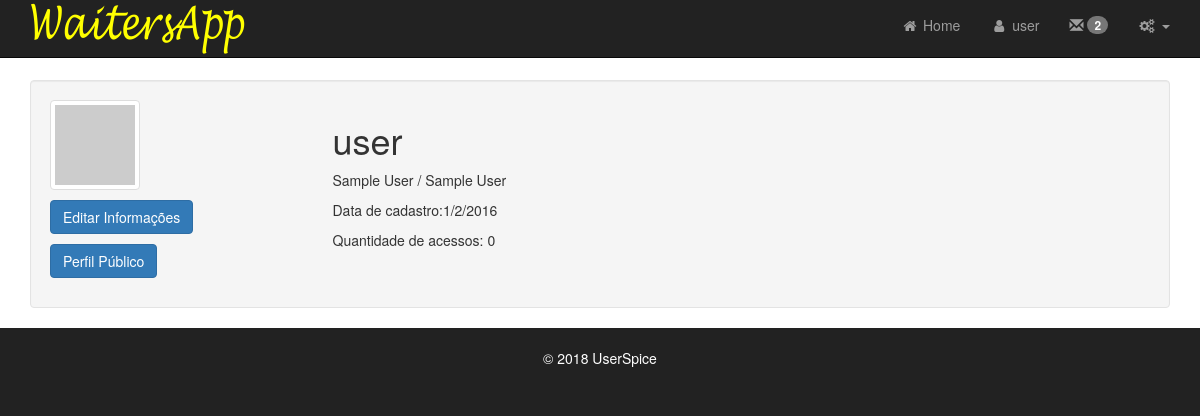
Screenshot of /users/account.php (signed in) with the database file from the repository.
### tables this page shows
CREATE TABLE `menus` (
  `id` int(10) NOT NULL,
  `menu_title` varchar(255) NOT NULL,
  `parent` int(10) NOT NULL,
  `dropdown` int(1) NOT NULL,
  `logged_in` int(1) NOT NULL,
  `display_order` int(10) NOT NULL,
  `label` varchar(255) NOT NULL,
  `link` varchar(255) NOT NULL,
  `icon_class` varchar(255) NOT NULL
);

CREATE TABLE `settings` (
  `id` int(50) NOT NULL,
  `recaptcha` int(1) NOT NULL DEFAULT '0',
  `force_ssl` int(1) NOT NULL,
  `css_sample` int(1) NOT NULL,
  `us_css1` varchar(255) NOT NULL,
  `us_css2` varchar(255) NOT NULL,
  `us_css3` varchar(255) NOT NULL,
  `site_name` varchar(100) NOT NULL,
  `language` varchar(255) NOT NULL,
  `track_guest` int(1) NOT NULL,
  `site_offline` int(1) NOT NULL,
  `force_pr` int(1) NOT NULL,
  `glogin` int(1) NOT NULL DEFAULT '0',
  `fblogin` int(1) NOT NULL,
  `gid` varchar(255) NOT NULL,
  `gsecret` varchar(255) NOT NULL,
  `gredirect` varchar(255) NOT NULL,
  `ghome` varchar(255) NOT NULL,
  `fbid` varchar(255) NOT NULL,
  `fbsecret` varchar(255) NOT NULL,
  `fbcallback` varchar(255) NOT NULL,
  `graph_ver` varchar(255) NOT NULL,
  `finalredir` varchar(255) NOT NULL,
  `req_cap` int(1) NOT NULL,
  `req_num` int(1) NOT NULL,
  `min_pw` int(2) NOT NULL,
  `max_pw` int(3) NOT NULL,
  `min_un` int(2) NOT NULL,
  `max_un` int(3) NOT NULL,
  `messaging` int(1) NOT NULL,
  `snooping` int(1) NOT NULL,
  `echouser` int(11) NOT NULL,
  `wys` int(1) NOT NULL,
  `change_un` int(1) NOT NULL,
  `backup_dest` varchar(255) NOT NULL,
  `backup_source` varchar(255) NOT NULL,
  `backup_table` varchar(255) NOT NULL,
  `msg_notification` int(1) NOT NULL,
  `permission_restriction` int(1) NOT NULL,
  `auto_assign_un` int(1) NOT NULL,
  `page_permission_restriction` int(1) NOT NULL,
  `msg_blocked_users` int(1) NOT NULL,
  `msg_default_to` int(1) NOT NULL,
  `notifications` int(1) NOT NULL,
  `notif_daylimit` int(3) NOT NULL,
  `recap_public` varchar(100) NOT NULL,
  `recap_private` varchar(100) NOT NULL,
  `page_default_private` int(1) NOT NULL,
  `navigation_type` tinyint(1) NOT NULL,
  `copyright` varchar(255) NOT NULL,
  `custom_settings` int(1) NOT NULL,
  `system_announcement` varchar(255) NOT NULL,
  `twofa` int(1) DEFAULT '0'
);

CREATE TABLE `users` (
  `id` int(11) NOT NULL,
  `email` varchar(155) NOT NULL,
  `email_new` varchar(155) DEFAULT NULL,
  `username` varchar(255) NOT NULL,
  `password` varchar(255) NOT NULL,
  `fname` varchar(255) NOT NULL,
  `lname` varchar(255) NOT NULL,
  `permissions` int(11) NOT NULL,
  `logins` int(100) NOT NULL,
  `account_owner` tinyint(4) NOT NULL DEFAULT '0',
  `account_id` int(11) NOT NULL DEFAULT '0',
  `company` varchar(255) NOT NULL,
  `join_date` datetime NOT NULL,
  `last_login` datetime NOT NULL,
  `email_verified` tinyint(4) NOT NULL DEFAULT '0',
  `vericode` varchar(15) NOT NULL,
  `active` int(1) NOT NULL,
  `oauth_provider` varchar(255) NOT NULL,
  `oauth_uid` varchar(255) NOT NULL,
  `gender` varchar(10) NOT NULL,
  `locale` varchar(10) NOT NULL,
  `gpluslink` varchar(255) NOT NULL,
  `picture` varchar(255) NOT NULL,
  `created` datetime NOT NULL,
  `modified` datetime NOT NULL,
  `fb_uid` varchar(255) NOT NULL,
  `un_changed` int(1) NOT NULL,
  `msg_exempt` int(1) NOT NULL DEFAULT '0',
  `last_confirm` datetime DEFAULT NULL,
  `protected` int(1) NOT NULL DEFAULT '0',
  `dev_user` int(1) NOT NULL DEFAULT '0',
  `msg_notification` int(1) NOT NULL DEFAULT '1',
  `force_pr` int(1) NOT NULL DEFAULT '0',
  `twoKey` varchar(16) DEFAULT NULL,
  `twoEnabled` int(1) DEFAULT '0',
  `cloak_allowed` tinyint(1) NOT NULL DEFAULT '0'
);

### users/account.php (the view, shortened to what the rows shown need)
<?php require_once 'init.php'; ?>
<?php require_once $abs_us_root.$us_url_root.'users/includes/header.php'; ?>
<?php require_once $abs_us_root.$us_url_root.'users/includes/navigation.php'; ?>
<?php
$raw = date_parse($user->data()->join_date);
$signupdate = $raw['month']."/".$raw['day']."/".$raw['year'];
 ?>
<div id="page-wrapper">
<div class="container">
<div class="well">
<div class="row">
	<div class="col-xs-12 col-md-9">
		<h1><?=echousername($user->data()->id)?></h1>
		<p><?=ucfirst($user->data()->fname)." ".ucfirst($user->data()->lname)?> / <?=echouser($user->data()->id)?></p>
		<p>Data de cadastro:<?=$signupdate?></p>
		<p>Quantidade de acessos: <?=$user->data()->logins?></p>
	</div>
</div>
</div>
</div>
</div>
<?php require_once $abs_us_root.$us_url_root.'users/includes/html_footer.php';  ?>

### users/includes/database-navigation.php (shortened to what the rows shown need)
  <?php
  $settingsQ = $db->query("SELECT * FROM settings");
  $settings = $settingsQ->first();
  $main_nav_all = $db->query("SELECT * FROM menus WHERE menu_title='main' ORDER BY display_order");
  $main_nav=$main_nav_all->results(true);
  $prep=prepareMenuTree($main_nav);
  ?>
  <div class="navbar navbar-fixed-top navbar-inverse" role="navigation">
  	<div class="container">
    <div id="navbar_test" class="navbar-collapse collapse">
  	<ul class="nav navbar-nav navbar-right">
  <?php
  foreach ($prep as $key => $value) {
    $authorizedGroups = array();
    foreach (fetchGroupsByMenu($value['id']) as $g) {
    	$authorizedGroups[] = $g->group_id;
    }
  	if (sizeof($value['children'])==0) {
  		if ($user->isLoggedIn()) {
        if((hasPerm($authorizedGroups,$user->data()->id) || in_array(0,$authorizedGroups)) && $value['logged_in']==1) {
          if($value['label']=='{{notifications}}') {
              $itemString='';
           }
          elseif($value['label']=='{{messages}}') {
              $itemString='';
              if($settings->messaging==1) {
                  $itemString='<li><a href="'.$us_url_root.'users/messages.php"><i class="glyphicon glyphicon-envelope"></i> <span id="msgCount" class="badge" style="margin-top: -5px">';
                  if($msgC > 0) $itemString.= $msgC;
                  $itemString.='</span></a></li>'; }
           }
          else {
          $itemString = prepareItemString($value,$user->data()->id);
          $itemString = str_replace('{{username}}',$user->data()->username,$itemString);
          $itemString = str_replace('{{fname}}',$user->data()->fname,$itemString);
          $itemString = str_replace('{{lname}}',$user->data()->lname,$itemString); }
  				echo $itemString;
  			}
  		} else {
  			if ($value['logged_in']==0) {
  				echo prepareItemString($value,0);
  			}
  		}
  	} else {
  		if ($user->isLoggedIn()) {
  			if((hasPerm($authorizedGroups,$user->data()->id) || in_array(0,$authorizedGroups)) && $value['logged_in']==1) {
  				$dropdownString=prepareDropdownString($value,$user->data()->id);
  				$dropdownString=str_replace('{{username}}',$user->data()->username,$dropdownString);
  				echo $dropdownString;
  			}
  		} else {
  			if ($value['logged_in']==0) {
  				$dropdownString=prepareDropdownString($value,0);
  				echo $dropdownString;
  			}
  		}
  	}
  }
  ?>
  	</ul>
    </div>
  </div>
</div>

### users/helpers/menus.php (shortened to what the rows shown need)
<?php
function prepareMenuTree($menuResults){
	$treeManager = treeManager::get();
	$menuTree = $treeManager->getTree($menuResults, 'id','parent','display_order');
	return $menuTree;
}
function prepareDropdownString($menuItem,$user_id){
	$itemString='';
	$itemString.='<li class="dropdown">';
	$itemString.='<a href="" class="dropdown-toggle" data-toggle="dropdown" role="button" aria-haspopup="true" aria-expanded="false"><span class="'.$menuItem['icon_class'].'"></span> '.$menuItem['label'].' <span class="caret"></span></a>';
	$itemString.='<ul class="dropdown-menu">';
	foreach ($menuItem['children'] as $childItem){
		$authorizedGroups = array();
    foreach (fetchGroupsByMenu($childItem['id']) as $g) {
    	$authorizedGroups[] = $g->group_id;
    }
		if($childItem['logged_in']==0 || (hasPerm($authorizedGroups,$user_id) || in_array(0,$authorizedGroups))) {
		$itemString.=prepareItemString($childItem,$user_id); }
	}
	$itemString.='</ul></li>';
	return $itemString;
}
function prepareItemString($menuItem,$user_id){
	$itemString='';
	if($menuItem['label']=='{{hr}}') { $itemString = "<li class='divider'></li>"; }
	else {
	$itemString.='<li><a href="'.US_URL_ROOT.$menuItem['link'].'"><span class="'.$menuItem['icon_class'].'"></span> '.$menuItem['label'].'</a></li>'; }
	return $itemString;
}
?>

### users/helpers/us_helpers.php (shortened to what the rows shown need)
<?php
if(!function_exists('fetchGroupsByMenu')) {
	function fetchGroupsByMenu($menu_id) {
		$db = DB::getInstance();
		$query = $db->query("SELECT id, group_id FROM groups_menus WHERE menu_id = ? ",array($menu_id));
		$results = $query->results();
		return($results);
	}
}
if(!function_exists('echouser')) {
	function echouser($id){
		$db = DB::getInstance();
		$settingsQ = $db->query("SELECT echouser FROM settings");
		$settings = $settingsQ->first();
		if($settings->echouser == 0){
			$query = $db->query("SELECT fname,lname FROM users WHERE id = ? LIMIT 1",array($id));
			$count=$query->count();
			if ($count > 0) {
				$results=$query->first();
				echo $results->fname." ".$results->lname;
			} else {
				echo "Unknown";
			}
		}
	}
}
if(!function_exists('echousername')) {
	function echousername($id){
		$db = DB::getInstance();
		$query = $db->query("SELECT username FROM users WHERE id = ? LIMIT 1",array($id));
		$count=$query->count();
		if ($count > 0) {
			$results=$query->first();
			return ($results->username);
		} else {
			return "Unknown";
		}
	}
}
if(!function_exists('reAuth')) {
	function reAuth($uri,$uid,$urlRoot){
		$abs_us_root=$_SERVER['DOCUMENT_ROOT'];
		$self_path=explode("/", $_SERVER['PHP_SELF']);
		$self_path_length=count($self_path);
		for($i = 1; $i < $self_path_length; $i++){
			array_splice($self_path, $self_path_length-$i, $i);
			$us_url_root=implode("/",$self_path)."/";
			if (file_exists($abs_us_root.$us_url_root.'z_us_root.php')){
				break;
			}else{
				$file_found=FALSE;
			}
		}
		$urlRootLength=strlen($us_url_root);
		$page=substr($uri,$urlRootLength,strlen($uri)-$urlRootLength);
		$db = DB::getInstance();
		$query = $db->query("SELECT id, page, re_auth FROM pages WHERE page = ?",[$page]);
		$count = $query->count();
		if ($count > 0){
		$results = $query->first();
		$pageDetails = array( 'id' =>$results->id, 'page' => $results->page, 're_auth' => $results->re_auth);
		if (empty($pageDetails)){
			return true;
		}elseif ($pageDetails['re_auth'] == 0){
			return true;
		}else{
			verifyadmin($uid,$page,$urlRoot);
		 }
		}
	}
}

### usersc/includes/footer.php (shortened to what the rows shown need)
<div class="container">
        <div class="row">
                <div class="col-sm-12 text-center">
                        <footer><font color='white'><br>&copy;
                          <?php echo date("Y"); ?>
                           <?=$settings->copyright; ?></font></footer>
                        <br>
                </div>
        </div>
</div>

### rows the page displays
menus: label "Home"
menus: label "user"
settings: messaging "2", copyright "UserSpice"
users: echousername($user->data()->id) "user", fname "Sample", lname "User", join_date "1/2/2016", logins "0"
